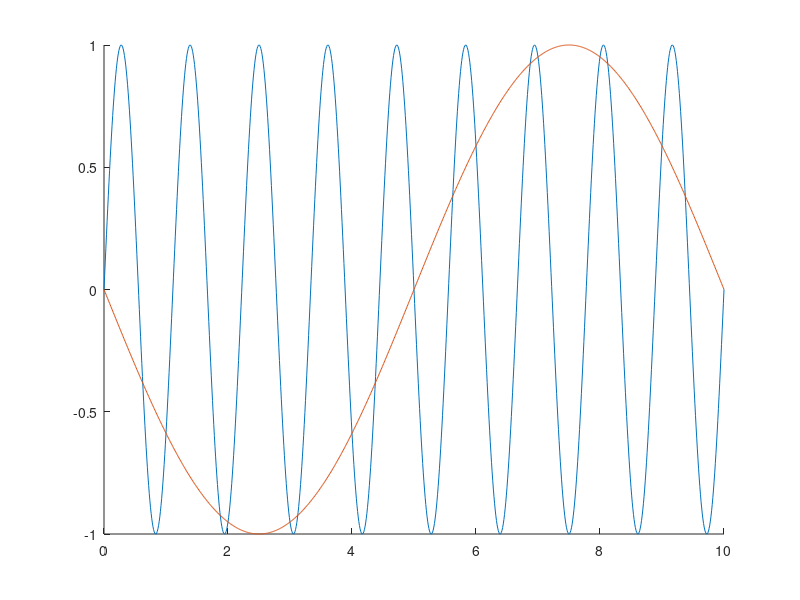

The MATLAB script that drew this image: (Note: this script raises an error after producing the figure.)
close all
t = 0:.01:10;
figure; hold on
plot(t,sin(2*pi*.9*t));
plot(t,-sin(2*pi*.1*t));
samps = 0:10;
scatter(samps, sin(2*pi*.9*samps), 'o', 'red')
%figure;
%hold on
%plot(t,sin(2*pi*.9*t));
%scatter(samps, sin(2*pi*.9*samps), 'o', 'red')
scatter(samps(1:end-1)+.5, sin(2*pi*.9*(samps(1:end-1)+.5)), 'o', 'green')

%%
fake_shifts = [0 0; 1/6 0; 0 -1/6; 1/6 -1/6];
real_shifts = zeros(4,2);
for ii=1:2
    for jj=1:2
        res = dftregistration(fft2(star_low_005_13x13(600:700,400:500,ii,jj)), fft2(star_low_005_13x13(600:700,400:500,1,1)),100);
        real_shifts(jj+(ii-1)*2,:) = [res(3) res(4)];
    end
end
%%
figure;
hold on
for ii=1:size(fake_shifts,1)
    h = fill([0 1 1 0]+fake_shifts(ii,1),[0 0 1 1]+fake_shifts(ii,2),'r');
    set(h,'facealpha',.3);
end
axis square
